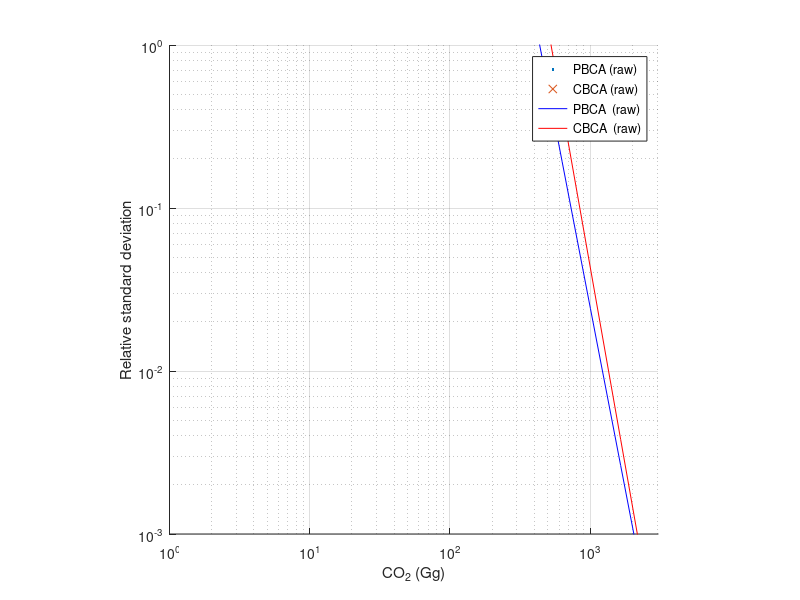
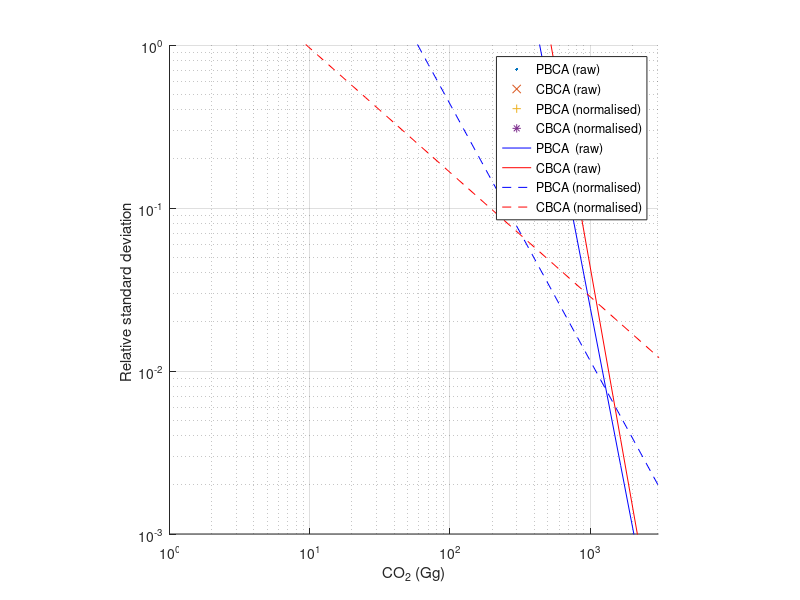

Here is the MATLAB script that generated these plots, in order:
%Plot figure with all data points as a scatter plot


load('A3_normalised_results.mat','struct_results','meta')


clear figure
fig = figure;
ax = axes;

% if you want to select a single year, do it here - note for these figures,
% only years between 36 and 56 make sense (there are more than 2 model
% observations)
year_select=logical(zeros(57,1)); %init
year_select(:)=1; % all years
% year_select(56)=1; % one year
%%%
% if you want to select a single country, do it here - note for these figures,
% only countries >9 are individual countries
country_select=logical(zeros(1,70)); %init
% country_select(:)=1; % all countries
country_select(11)=1; % one country


% transform representation to log form
set(gca, 'XScale', 'log')
set(gca, 'YScale', 'log')

%obtain rsd, mean and number of observations
%meta.regions.unique_country - logical to extract individual country observations and not country aggregates:
plot_norm_p_rsd=[struct_results.raw.p(meta.regions.unique_country).rsd];
plot_p_mean=[struct_results.raw.p(meta.regions.unique_country).mean];
plot_p_n=[struct_results.raw.p(meta.regions.unique_country).n];

%only plot sensible values (log transformation will occur) and when 3 data
%points
filterx=(plot_norm_p_rsd)>=1e-5 & (plot_p_n>2);
filterx(~year_select,:)=0;
filterx(:,~country_select)=0;

plot_p_y1=plot_norm_p_rsd(filterx);
plot_p_x1=plot_p_mean(filterx);

% plot_p_y1=plot_p_rsd.*filterx;
% plot_p_x1=plot_p_mean.*filterx;

hold all
plot_c_rsd=[struct_results.raw.c(meta.regions.unique_country).rsd];
plot_c_mean=[struct_results.raw.c(meta.regions.unique_country).mean];
plot_c_n=[struct_results.raw.c(meta.regions.unique_country).n];

filterx=(plot_c_rsd)>=1e-5 & (plot_c_n>2);
filterx(~year_select,:)=0;
filterx(:,~country_select)=0;
plot_c_y2=plot_c_rsd(filterx);
plot_c_x2=plot_c_mean(filterx);

% set up x-values (on a log-spaced vector for plotting)
MIN_VALUE = 0.1;
MAX_VALUE = 1e5;
NUM_POINTS = 200;
xspace = logspace(log10(MIN_VALUE), log10(MAX_VALUE), NUM_POINTS);

% plot the values, (axis is log-transformed above)
h1=scatter((plot_p_x1),(plot_p_y1)','.')
h2=scatter((plot_c_x2),(plot_c_y2)','x')
% linear fit on log transformed data:
[pfit,gofp]=polyfit(log10(plot_p_x1),log10(plot_p_y1),1);
[ccit,gofc]=polyfit(log10(plot_c_x2),log10(plot_c_y2),1);
% obtain fitted line, based on log-spaced x values
pY=(pfit(1).*((xspace)))+pfit(2);
cY=(ccit(1).*((xspace)))+ccit(2);
 %plot exponents, as axis is transformed
h3=plot(10.^(xspace),10.^(pY),'b')
h4=plot(10.^(xspace),10.^(cY),'r')
hold on


hleg1=legend([h1,h2,h3,h4],[{'PBCA (raw)'}',{'CBCA (raw)'},{'PBCA  (raw)'},{'CBCA  (raw)'}])
xlabel('CO_2 (Gg)')
ylabel('Relative standard deviation')
axis square
grid on

xlim([1,max(plot_c_x2+2000)])
ylim([0.001,1])


%%
% Replot but this time with normalised results as well.
fig3 = figure;
ax3 = axes;

%obtain rsd, mean and number of observations
%meta.regions.unique_country - logical to extract individual country observations and not country aggregates:
plot_norm_p_rsd=[struct_results.norm.p(meta.regions.unique_country).rsd];
plot_norm_p_mean=[struct_results.norm.p(meta.regions.unique_country).mean];

hold on
% transform representation to log form
set(gca, 'XScale', 'log')
set(gca, 'YScale', 'log')

%only plot sensible values (log transformation will occur) and when 3 data
%points
filterx=(plot_norm_p_rsd)>=1e-5 & (plot_p_n>2);
filterx(~year_select,:)=0;
filterx(:,~country_select)=0;
plot_p_y3=plot_norm_p_rsd(filterx);
plot_p_x3=plot_norm_p_mean(filterx);

%CBCA values:
plot_norm_c_rsd=[struct_results.norm.c(meta.regions.unique_country).rsd];
plot_norm_c_mean=[struct_results.norm.c(meta.regions.unique_country).mean];

filterx=(plot_norm_c_rsd)>=1e-5;
filterx(~year_select,:)=0;
filterx(:,~country_select)=0;
plot_c_y4=plot_norm_c_rsd(filterx);
plot_c_x4=plot_norm_c_mean(filterx);


[pfit,gofp]=polyfit(log10(plot_p_x3),log10(plot_p_y3),1);
[ccit,gofc]=polyfit(log10(plot_c_x4),log10(plot_c_y4),1);
pYnormalised=(pfit(1).*((xspace)))+pfit(2);
cYnormalised=(ccit(1).*((xspace)))+ccit(2);



h1=scatter((plot_p_x1),(plot_p_y1)','.');
h2=scatter((plot_c_x2),(plot_c_y2)','x');
h5=scatter((plot_p_x3),(plot_p_y3),'+');
h6=scatter((plot_c_x4),(plot_c_y4),'*');


h3=plot(10.^xspace,10.^(pY),'b')
h4=plot(10.^xspace,10.^(cY),'r')
h7=plot(10.^xspace,10.^pYnormalised,'b--')
h8=plot(10.^xspace,10.^(cYnormalised),'r--')


ylim([0.001,1])
xlim([1,max(plot_c_x2+2000)])

hleg1=legend([{'PBCA (raw)'}',{'CBCA (raw)'},{'PBCA (normalised)'}',{'CBCA (normalised)'},...
{'PBCA  (raw)'},{'CBCA (raw)'},{'PBCA (normalised)'},{'CBCA (normalised)'}])
xlabel('CO_2 (Gg)')
ylabel('Relative standard deviation ')
axis square
grid on
